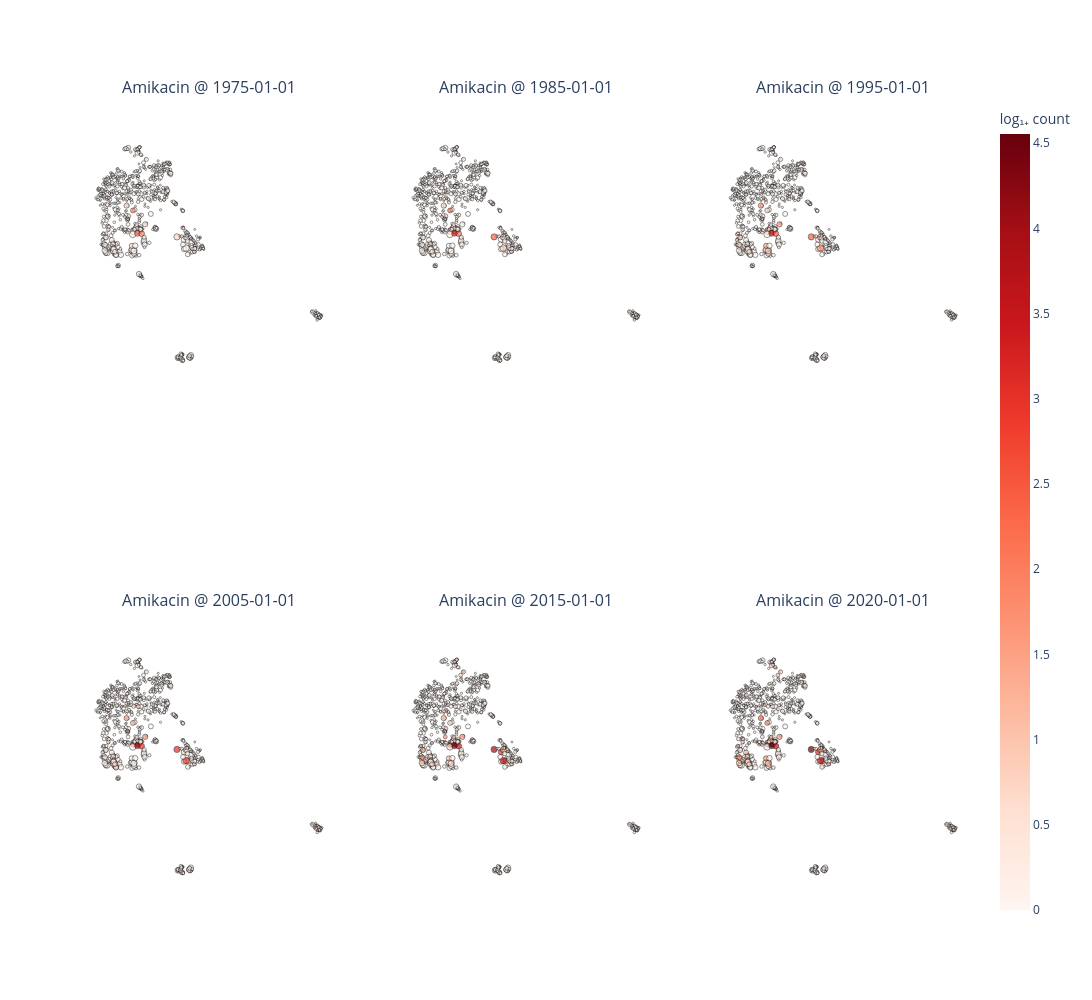

Source (notebook cell):
### Code cell
_ = plot_umap_antibiotic_activity(
    data_df,
    amr_df,
    antibiotic=antibiotic,
    date=date,
    embedding_column=embedding_column,
    cmap="Reds",
    min_n_causation=3,
    max_marker_size=5,
    min_marker_size=1,
    
)

### Figure 1 — Plotly figure (JSON) as saved in the notebook; plotly's stock layout.template omitted (floating-point values rounded to 4 significant figures; data arrays with more than 128 entries replaced by an {"elided": "..."} marker saying what was removed)
{"data": [{"hovertemplate": "%{text}<extra></extra>", "marker": {"color": {"elided": "773 float values"}, "coloraxis": "coloraxis", "line": {"color": "black", "width": 0.6}, "size": {"elided": "773 float values"}}, "mode": "markers", "text": {"elided": "773 str values"}, "type": "scatter", "x": {"elided": "773 float values"}, "xaxis": "x", "y": {"elided": "773 float values"}, "yaxis": "y"}, {"hovertemplate": "%{text}<extra></extra>", "marker": {"color": {"elided": "773 float values"}, "coloraxis": "coloraxis", "line": {"color": "black", "width": 0.6}, "size": {"elided": "773 float values"}}, "mode": "markers", "text": {"elided": "773 str values"}, "type": "scatter", "x": {"elided": "773 float values"}, "xaxis": "x2", "y": {"elided": "773 float values"}, "yaxis": "y2"}, {"hovertemplate": "%{text}<extra></extra>", "marker": {"color": {"elided": "773 float values"}, "coloraxis": "coloraxis", "line": {"color": "black", "width": 0.6}, "size": {"elided": "773 float values"}}, "mode": "markers", "text": {"elided": "773 str values"}, "type": "scatter", "x": {"elided": "773 float values"}, "xaxis": "x3", "y": {"elided": "773 float values"}, "yaxis": "y3"}, {"hovertemplate": "%{text}<extra></extra>", "marker": {"color": {"elided": "773 float values"}, "coloraxis": "coloraxis", "line": {"color": "black", "width": 0.6}, "size": {"elided": "773 float values"}}, "mode": "markers", "text": {"elided": "773 str values"}, "type": "scatter", "x": {"elided": "773 float values"}, "xaxis": "x4", "y": {"elided": "773 float values"}, "yaxis": "y4"}, {"hovertemplate": "%{text}<extra></extra>", "marker": {"color": {"elided": "773 float values"}, "coloraxis": "coloraxis", "line": {"color": "black", "width": 0.6}, "size": {"elided": "773 float values"}}, "mode": "markers", "text": {"elided": "773 str values"}, "type": "scatter", "x": {"elided": "773 float values"}, "xaxis": "x5", "y": {"elided": "773 float values"}, "yaxis": "y5"}, {"hovertemplate": "%{text}<extra></extra>", "marker": {"color": {"elided": "773 float values"}, "coloraxis": "coloraxis", "line": {"color": "black", "width": 0.6}, "size": {"elided": "773 float values"}}, "mode": "markers", "text": {"elided": "773 str values"}, "type": "scatter", "x": {"elided": "773 float values"}, "xaxis": "x6", "y": {"elided": "773 float values"}, "yaxis": "y6"}], "layout": {"annotations": [{"font": {"size": 16}, "showarrow": false, "text": "Amikacin @ 1975-01-01", "x": 0.1444, "xanchor": "center", "xref": "paper", "y": 1, "yanchor": "bottom", "yref": "paper"}, {"font": {"size": 16}, "showarrow": false, "text": "Amikacin @ 1985-01-01", "x": 0.5, "xanchor": "center", "xref": "paper", "y": 1, "yanchor": "bottom", "yref": "paper"}, {"font": {"size": 16}, "showarrow": false, "text": "Amikacin @ 1995-01-01", "x": 0.8556, "xanchor": "center", "xref": "paper", "y": 1, "yanchor": "bottom", "yref": "paper"}, {"font": {"size": 16}, "showarrow": false, "text": "Amikacin @ 2005-01-01", "x": 0.1444, "xanchor": "center", "xref": "paper", "y": 0.375, "yanchor": "bottom", "yref": "paper"}, {"font": {"size": 16}, "showarrow": false, "text": "Amikacin @ 2015-01-01", "x": 0.5, "xanchor": "center", "xref": "paper", "y": 0.375, "yanchor": "bottom", "yref": "paper"}, {"font": {"size": 16}, "showarrow": false, "text": "Amikacin @ 2020-01-01", "x": 0.8556, "xanchor": "center", "xref": "paper", "y": 0.375, "yanchor": "bottom", "yref": "paper"}], "coloraxis": {"cmax": 4.554, "cmin": 0, "colorbar": {"title": {"text": "log₁₊ count"}}, "colorscale": [[0, "rgb(255,245,240)"], [0.125, "rgb(254,224,210)"], [0.25, "rgb(252,187,161)"], [0.375, "rgb(252,146,114)"], [0.5, "rgb(251,106,74)"], [0.625, "rgb(239,59,44)"], [0.75, "rgb(203,24,29)"], [0.875, "rgb(165,15,21)"], [1, "rgb(103,0,13)"]]}, "height": 1000, "paper_bgcolor": "white", "plot_bgcolor": "white", "showlegend": false, "width": 1500, "xaxis": {"anchor": "y", "domain": [0, 0.2889], "showgrid": false, "visible": false, "zeroline": false}, "xaxis2": {"anchor": "y2", "domain": [0.3556, 0.6444], "showgrid": false, "visible": false, "zeroline": false}, "xaxis3": {"anchor": "y3", "domain": [0.7111, 1], "showgrid": false, "visible": false, "zeroline": false}, "xaxis4": {"anchor": "y4", "domain": [0, 0.2889], "showgrid": false, "visible": false, "zeroline": false}, "xaxis5": {"anchor": "y5", "domain": [0.3556, 0.6444], "showgrid": false, "visible": false, "zeroline": false}, "xaxis6": {"anchor": "y6", "domain": [0.7111, 1], "showgrid": false, "visible": false, "zeroline": false}, "yaxis": {"anchor": "x", "domain": [0.625, 1], "scaleanchor": "x", "scaleratio": 1, "showgrid": false, "visible": false, "zeroline": false}, "yaxis2": {"anchor": "x2", "domain": [0.625, 1], "scaleanchor": "x2", "scaleratio": 1, "showgrid": false, "visible": false, "zeroline": false}, "yaxis3": {"anchor": "x3", "domain": [0.625, 1], "scaleanchor": "x3", "scaleratio": 1, "showgrid": false, "visible": false, "zeroline": false}, "yaxis4": {"anchor": "x4", "domain": [0, 0.375], "scaleanchor": "x4", "scaleratio": 1, "showgrid": false, "visible": false, "zeroline": false}, "yaxis5": {"anchor": "x5", "domain": [0, 0.375], "scaleanchor": "x5", "scaleratio": 1, "showgrid": false, "visible": false, "zeroline": false}, "yaxis6": {"anchor": "x6", "domain": [0, 0.375], "scaleanchor": "x6", "scaleratio": 1, "showgrid": false, "visible": false, "zeroline": false}}}
